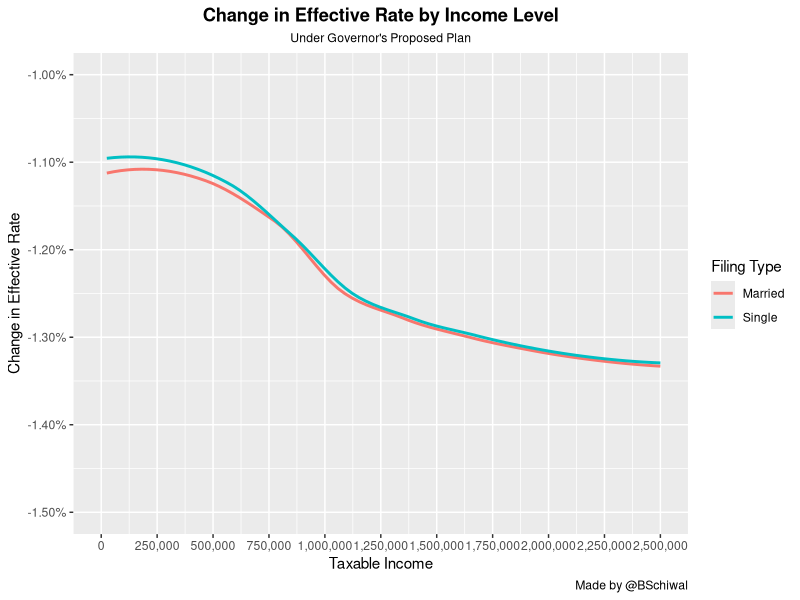
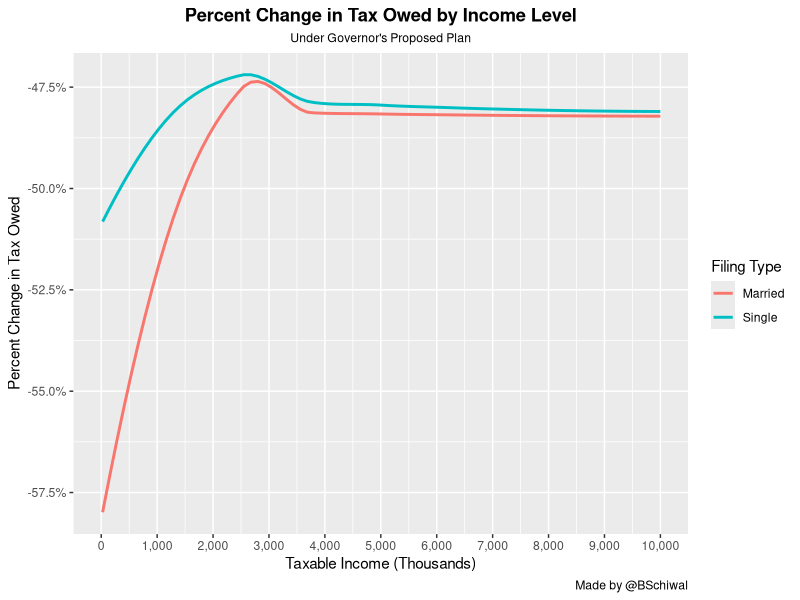

These figures' R source, in order:
### This project serves to provide a basic analysis of the proposed ND tax rate changes 

require(tidyverse)
### Build Rate Table 


##New Rate Schedule###
sglnewmin<-c(0,54725)
sglnewmax<-c(54725,Inf)
sglnewrate<-c(0,.015)
mfjnewmin<-c(0,95600)
mfjnewmax<-c(95600,Inf)
mfjnewrate<-c(0,.015)

###Current Rate Schedule####
sglcurmin<-c(0,40525,98100,204675,445000)
sglcurmax<-c(40525,98100,204675,445000,9999999999)
sglcurrate<-c(0.011,.0204,0.0227,0.0264,.0290)
mfjcurmin<-c(0,67700,163550,249150,445000)
mfjcurmax<-c(67700,163550,249150,445000,9999999999)
mfjcurrate<-c(0.011,.0204,0.0227,0.0264,.0290)

###Combine into Data Frames###
sglnew<-data_frame(xmin=sglnewmin,xmax=sglnewmax,xrate=sglnewrate)
mfjnew<-data_frame(xmin=mfjnewmin,xmax=mfjnewmax,xrate=mfjnewrate)
sglcur<-data_frame(xmin=sglcurmin,xmax=sglcurmax,xrate=sglcurrate)
mfjcur<-data_frame(xmin=mfjcurmin,xmax=mfjcurmax,xrate=mfjcurrate)
rm(sglnewmax,sglnewmin,sglnewrate,mfjnewmax,mfjnewmin,mfjnewrate,sglcurmax,sglcurmin,sglcurrate,mfjcurmax,mfjcurmin,mfjcurrate)



income<-seq(0,10000000,25000)
#income<-50000

tax<- function(inc, brackets, rates) {
  nbrackets<- length(brackets)
  if(inc<=brackets[1])
    return(0)
  
  i<-2
  cumtax<-0
  while(i <=nbrackets){
    if(inc>brackets[i-1]&& inc <brackets[i])
      return(cumtax + rates[i-1]*(inc-brackets[i-1]))
    else
      cumtax<-cumtax+rates[i-1]*(brackets[i]-brackets[i-1])
    i<- i+1
  }
  
  cumtax +rates[nbrackets]*(inc - brackets[nbrackets])
}


mfjtaxcur<-sapply(income,tax,brackets=mfjcur$xmin, rates=mfjcur$xrate)
sgltaxcur<-sapply(income,tax,brackets=sglcur$xmin, rates=sglcur$xrate)
mfjtaxnew<-sapply(income,tax,brackets=mfjnew$xmin, rates=sglnew$xrate)
sgltaxnew<-sapply(income,tax,brackets=sglnew$xmin, rates=sglnew$xrate)

tottax<-data.frame(income=income,
                   filing_type = "Single",
                   current=sgltaxcur,
                   proposed=sgltaxnew)%>%
  union(data.frame(income=income,
                   filing_type="Married",
                   current=mfjtaxcur,
                   proposed=mfjtaxnew))%>%
  mutate(change = proposed-current,
         current_eff = round(current/income,4) ,
         proposed_eff = round(proposed/income,4),
         change_eff = proposed_eff-current_eff,
         change_pct = change/current
  )
         


rm(income,mfjtaxcur,mfjtaxnew,sgltaxcur,sgltaxnew,mfjcur,mfjnew,sglcur,sglnew)


ggplot(tottax,aes(x=(income),y=change_eff,color=filing_type))+
  geom_smooth(se=FALSE)+
  scale_y_continuous(labels= scales::percent, name="Change in Effective Rate", limits=c(-.015,-.01))+
  scale_x_continuous(labels= scales::comma, name="Taxable Income", limits= c(0,2500000), breaks=seq(0,2500000,250000))+
  labs(color="Filing Type",
       subtitle="Under Governor's Proposed Plan",
       title="Change in Effective Rate by Income Level",
       caption = "Made by @BSchiwal")+
  theme(plot.title=element_text(
    hjust=.5,
    #family="Calibri", 
    face="bold",
    size=rel(1.2)),
    plot.subtitle = element_text(
      hjust=.5,
      #family="Calibri",
      size= rel(.8)
    ))
dev.print(file="ChangeInEffectiveTaxRate.png",device=png, height=600,width=800)
dev.off()

ggplot(tottax,aes(x=(income/1000),y=change_pct,color=filing_type))+
  geom_smooth(se=FALSE)+
  scale_y_continuous(labels= scales::percent, name="Percent Change in Tax Owed")+
  scale_x_continuous(labels= scales::comma, name="Taxable Income (Thousands)", limits= c(0,10000), breaks=seq(0,10000,1000))+
  labs(color="Filing Type",
       subtitle="Under Governor's Proposed Plan",
       title="Percent Change in Tax Owed by Income Level",
       caption = "Made by @BSchiwal")+
  theme(plot.title=element_text(
    hjust=.5,
     face="bold",
    size=rel(1.2)),
    plot.subtitle = element_text(
      hjust=.5,
      size= rel(.8)
    ))
dev.print(file="ChangeInTaxOwed.png",device=png, height=600,width=800)
dev.off()


